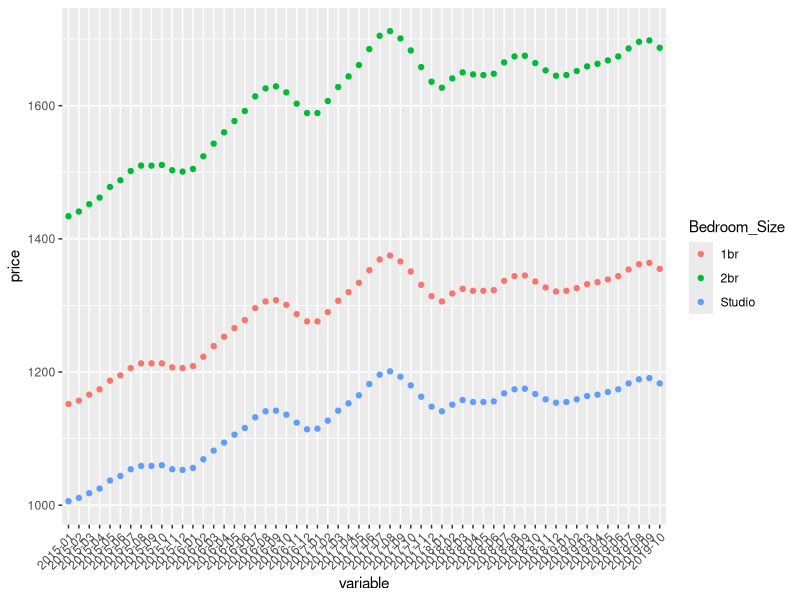

Source code (R):


library(ggplot2)
library(reshape2)
library(lubridate)


# Read the csv and store it under the name "avg_means"
avg_means <- read.csv("data/seattle_apt_2015_2019.csv",
                      stringsAsFactors = FALSE)


# Creates new dataframe where each bedroom size, month, and price is in one
# column. This solution was taken from the first answer in this post:
# https://stackoverflow.com/questions/27382649/a-line-graph-for-each-row
avg_means2 <- melt(
  avg_means, id = "Bedroom_Size", na.rm = TRUE, value.name = "price"
  )


# Removes the "X" and converts the variable column into dates
avg_means2$variable <- format(
  as.Date(avg_means2$variable, format = "X%Y.%d"), "%Y-%d")


# Return the first and last part of objects in the avg_means2 dataframe.
head(avg_means2)


# Creates a data plot.
ggplot() +
  # Points are placed the prices of housing for each month, separated by the
  # Bedroom Size.
  geom_point(data = avg_means2,
             aes(x = variable, y = price, color = Bedroom_Size), group = 3
  ) +
  # Turns the x-axis labels to 45 degrees so that it is readable
  # This solution was taken from the second answer in this post:
  # https://stackoverflow.com/questions/50399838/how-to-alternate-a-new-line
  # -for-overlapping-x-axis-labels
  theme(axis.text.x  = element_text(angle=45, hjust = 1))